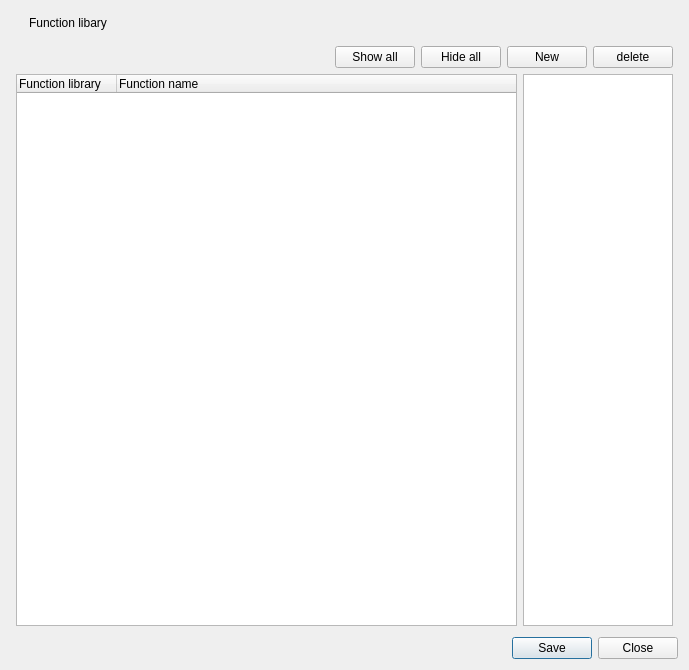
<?xml version="1.0" encoding="UTF-8"?>
<ui version="4.0">
 <class>FunctionDefinitionDialog</class>
 <widget class="QDialog" name="FunctionDefinitionDialog">
  <property name="geometry">
   <rect>
    <x>0</x>
    <y>0</y>
    <width>689</width>
    <height>670</height>
   </rect>
  </property>
  <property name="windowTitle">
   <string>Dialog</string>
  </property>
  <layout class="QVBoxLayout" name="verticalLayout">
   <item>
    <widget class="QWidget" name="header_widget" native="true">
     <layout class="QHBoxLayout" name="horizontalLayout">
      <property name="leftMargin">
       <number>0</number>
      </property>
      <property name="topMargin">
       <number>0</number>
      </property>
      <property name="rightMargin">
       <number>0</number>
      </property>
      <property name="bottomMargin">
       <number>0</number>
      </property>
      <item alignment="Qt::AlignTop">
       <widget class="QWidget" name="widget_2" native="true">
        <layout class="QHBoxLayout" name="horizontalLayout_2">
         <property name="leftMargin">
          <number>5</number>
         </property>
         <property name="topMargin">
          <number>5</number>
         </property>
         <property name="rightMargin">
          <number>5</number>
         </property>
         <property name="bottomMargin">
          <number>5</number>
         </property>
         <item>
          <widget class="QLabel" name="infoIcon_label">
           <property name="maximumSize">
            <size>
             <width>30</width>
             <height>30</height>
            </size>
           </property>
           <property name="text">
            <string/>
           </property>
           <property name="pixmap">
            <pixmap resource="../media/bootstrap.qrc">:/icons/bootstrap-icons-1.8.3/info.png</pixmap>
           </property>
           <property name="scaledContents">
            <bool>true</bool>
           </property>
          </widget>
         </item>
         <item>
          <widget class="QLabel" name="label">
           <property name="text">
            <string>Function libary</string>
           </property>
          </widget>
         </item>
        </layout>
       </widget>
      </item>
      <item>
       <spacer name="horizontalSpacer">
        <property name="orientation">
         <enum>Qt::Horizontal</enum>
        </property>
        <property name="sizeHint" stdset="0">
         <size>
          <width>40</width>
          <height>20</height>
         </size>
        </property>
       </spacer>
      </item>
     </layout>
    </widget>
   </item>
   <item>
    <widget class="QWidget" name="data_widget" native="true">
     <layout class="QGridLayout" name="gridLayout">
      <property name="leftMargin">
       <number>5</number>
      </property>
      <property name="topMargin">
       <number>5</number>
      </property>
      <property name="rightMargin">
       <number>5</number>
      </property>
      <property name="bottomMargin">
       <number>5</number>
      </property>
      <item row="0" column="0">
       <widget class="QWidget" name="dataTreeTools_widget" native="true">
        <layout class="QHBoxLayout" name="horizontalLayout_3">
         <property name="leftMargin">
          <number>0</number>
         </property>
         <property name="topMargin">
          <number>0</number>
         </property>
         <property name="rightMargin">
          <number>0</number>
         </property>
         <property name="bottomMargin">
          <number>0</number>
         </property>
         <item>
          <widget class="QWidget" name="dataTreeSearchBox_widget" native="true">
           <layout class="QHBoxLayout" name="horizontalLayout_4">
            <property name="leftMargin">
             <number>5</number>
            </property>
            <property name="topMargin">
             <number>0</number>
            </property>
            <property name="rightMargin">
             <number>0</number>
            </property>
            <property name="bottomMargin">
             <number>0</number>
            </property>
            <item>
             <spacer name="horizontalSpacer_3">
              <property name="orientation">
               <enum>Qt::Horizontal</enum>
              </property>
              <property name="sizeHint" stdset="0">
               <size>
                <width>40</width>
                <height>20</height>
               </size>
              </property>
             </spacer>
            </item>
           </layout>
          </widget>
         </item>
         <item>
          <widget class="QWidget" name="dataTreeButtonBox_widget" native="true">
           <layout class="QHBoxLayout" name="horizontalLayout_5">
            <property name="leftMargin">
             <number>0</number>
            </property>
            <property name="topMargin">
             <number>0</number>
            </property>
            <property name="rightMargin">
             <number>0</number>
            </property>
            <property name="bottomMargin">
             <number>0</number>
            </property>
            <item>
             <widget class="QPushButton" name="showAll_btn">
              <property name="toolTip">
               <string>Expand all test cases</string>
              </property>
              <property name="statusTip">
               <string>Expand all test cases</string>
              </property>
              <property name="whatsThis">
               <string>Expand all test cases</string>
              </property>
              <property name="text">
               <string>Show all</string>
              </property>
             </widget>
            </item>
            <item>
             <widget class="QPushButton" name="hideAll_btn">
              <property name="toolTip">
               <string>Unexpand all test cases</string>
              </property>
              <property name="statusTip">
               <string>Unexpand all test cases</string>
              </property>
              <property name="whatsThis">
               <string>Unexpand all test cases</string>
              </property>
              <property name="text">
               <string>Hide all</string>
              </property>
             </widget>
            </item>
            <item>
             <widget class="QPushButton" name="newFunction_btn">
              <property name="text">
               <string>New</string>
              </property>
             </widget>
            </item>
            <item>
             <widget class="QPushButton" name="deleteFunction_btn">
              <property name="text">
               <string>delete</string>
              </property>
             </widget>
            </item>
           </layout>
          </widget>
         </item>
        </layout>
       </widget>
      </item>
      <item row="1" column="0">
       <widget class="QWidget" name="dataTreeMain_widget" native="true">
        <layout class="QHBoxLayout" name="horizontalLayout_6">
         <property name="leftMargin">
          <number>0</number>
         </property>
         <property name="topMargin">
          <number>0</number>
         </property>
         <property name="rightMargin">
          <number>0</number>
         </property>
         <property name="bottomMargin">
          <number>0</number>
         </property>
         <item>
          <widget class="QTreeWidget" name="functionLibraryTree_widget">
           <property name="sizePolicy">
            <sizepolicy hsizetype="Expanding" vsizetype="Expanding">
             <horstretch>0</horstretch>
             <verstretch>0</verstretch>
            </sizepolicy>
           </property>
           <property name="minimumSize">
            <size>
             <width>500</width>
             <height>0</height>
            </size>
           </property>
           <property name="alternatingRowColors">
            <bool>true</bool>
           </property>
           <property name="uniformRowHeights">
            <bool>false</bool>
           </property>
           <property name="sortingEnabled">
            <bool>true</bool>
           </property>
           <property name="allColumnsShowFocus">
            <bool>false</bool>
           </property>
           <property name="headerHidden">
            <bool>false</bool>
           </property>
           <attribute name="headerVisible">
            <bool>true</bool>
           </attribute>
           <attribute name="headerHighlightSections">
            <bool>false</bool>
           </attribute>
           <attribute name="headerShowSortIndicator" stdset="0">
            <bool>false</bool>
           </attribute>
           <attribute name="headerStretchLastSection">
            <bool>true</bool>
           </attribute>
           <column>
            <property name="text">
             <string>Function library</string>
            </property>
           </column>
           <column>
            <property name="text">
             <string>Function name</string>
            </property>
           </column>
          </widget>
         </item>
         <item>
          <widget class="QListWidget" name="functionParametersList_wigdet">
           <property name="sizePolicy">
            <sizepolicy hsizetype="Minimum" vsizetype="Expanding">
             <horstretch>0</horstretch>
             <verstretch>0</verstretch>
            </sizepolicy>
           </property>
           <property name="maximumSize">
            <size>
             <width>150</width>
             <height>16777215</height>
            </size>
           </property>
           <property name="selectionMode">
            <enum>QAbstractItemView::ExtendedSelection</enum>
           </property>
          </widget>
         </item>
        </layout>
       </widget>
      </item>
     </layout>
    </widget>
   </item>
   <item>
    <widget class="QDialogButtonBox" name="dialogButton_box">
     <property name="orientation">
      <enum>Qt::Horizontal</enum>
     </property>
     <property name="standardButtons">
      <set>QDialogButtonBox::Close|QDialogButtonBox::Save</set>
     </property>
    </widget>
   </item>
  </layout>
 </widget>
 <resources>
  <include location="../media/bootstrap.qrc"/>
  <include location="../../../media/bootstrap.qrc"/>
 </resources>
 <connections>
  <connection>
   <sender>dialogButton_box</sender>
   <signal>accepted()</signal>
   <receiver>FunctionDefinitionDialog</receiver>
   <slot>accept()</slot>
   <hints>
    <hint type="sourcelabel">
     <x>248</x>
     <y>254</y>
    </hint>
    <hint type="destinationlabel">
     <x>157</x>
     <y>274</y>
    </hint>
   </hints>
  </connection>
  <connection>
   <sender>dialogButton_box</sender>
   <signal>rejected()</signal>
   <receiver>FunctionDefinitionDialog</receiver>
   <slot>reject()</slot>
   <hints>
    <hint type="sourcelabel">
     <x>316</x>
     <y>260</y>
    </hint>
    <hint type="destinationlabel">
     <x>286</x>
     <y>274</y>
    </hint>
   </hints>
  </connection>
 </connections>
</ui>
